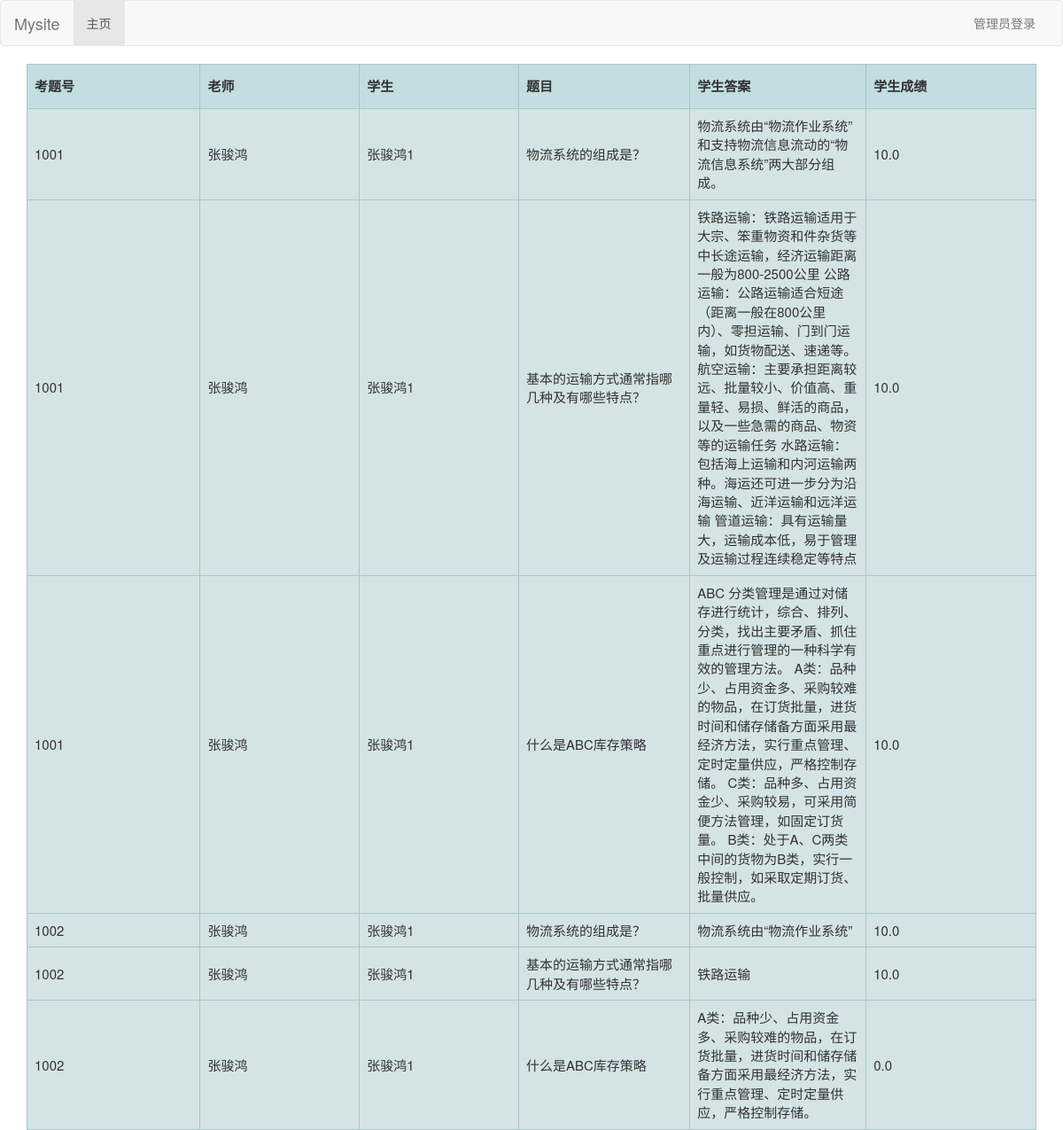
Screenshot of /table/ with the database file from the repository.
### word/models.py (models this page shows, shortened)
class Teacher(models.Model):
    text_order = models.IntegerField()
    name = models.CharField(max_length=128)
    number = models.IntegerField()
    text = models.CharField(max_length=1000)
    answer = models.CharField(max_length=1000)
    keyword = models.CharField(max_length=1000)
    test_number = models.IntegerField()
    num = models.IntegerField()
    subject = models.CharField(max_length=128)
    class Meta1:
        ordering = ["name"]
        verbose_name = "教师"
        verbose_name_plural = "教师"

class Student(models.Model):
    name = models.CharField(max_length=128)
    answer = models.CharField(max_length=1000)
    text_order = models.IntegerField()
    test_number = models.IntegerField()
    grade = models.FloatField()
    num = models.IntegerField()
    class Meta2:
        ordering = ["name", "text_order"]
        verbose_name = "学生"
        verbose_name_plural = "学生"

### word/views.py (the view)
# urls.py: path('table/', views.table),
def table(request):
    if request.method == 'GET':
        test_number = []
        teacher_text = []
        teacher_name = []
        student_name = []
        student_answer = []
        student_grade = []
        word_test = []
        teacher_count = models.TeacherUser.objects.values_list('Teacher_number').count()
        teacher_all = models.TeacherUser.objects.values_list('Teacher_number', flat=True)
        student_count = models.User.objects.all().values_list('name').count()
        student_all = models.User.objects.values_list('name', flat=True)
        for i in range(teacher_count):
            teacher_number = teacher_all[i]
            teacher_words = models.Teacher.objects.filter(number=teacher_number)
            for y in range(student_count):
                student_test = student_all[y]
                student_words = models.Student.objects.filter(name=student_test)
                word_count = models.Student.objects.filter(name=student_test).count()
                for x in range(word_count):
                    word_test.append(student_words[x].test_number)
                    teacher_text.append(teacher_words[x].text)
                    teacher_name.append(teacher_words[x].name)
                    student_name.append(student_words[x].name)
                    student_answer.append(student_words[x].answer)
                    student_grade.append(student_words[x].grade)
        result_all = zip(word_test, teacher_name, student_name, teacher_text, student_answer, student_grade)
        return render(request, 'table.html', locals())
    return render(request, 'table.html', locals())

### templates/table.html (shortened to what this page needs)
{% extends 'test_admin.html' %}
{% load staticfiles %}
{% block css %} <link href="{% static 'css/table.css' %}" rel="stylesheet"/> {% endblock %}
{% block content %}
    <div class="container">
          <table class="hovertable">
            <tr>
                <th>考题号</th><th>老师</th><th>学生</th><th>题目</th><th>学生答案</th><th>学生成绩</th>
            </tr>
              {% for word_test,teacher_name,student_name,teacher_text,student_answer,student_grade in result_all %}
                  <tr onmouseover="this.style.backgroundColor='#ffff66';" onmouseout="this.style.backgroundColor='#d4e3e5';">
                      <td>{{ word_test }}</td>
                      <td>{{ teacher_name }}</td>
                      <td>{{ student_name }}</td>
                      <td>{{ teacher_text }}</td>
                      <td>{{ student_answer }}</td>
                      <td>{{ student_grade }}</td>
                  </tr>
              {% endfor %}
        </table>
    </div>
{% endblock %}

### templates/test_admin.html (shortened to what this page needs)
{% load staticfiles %}
<!DOCTYPE html>
<html lang="zh-CN">
  <head>
    <link href="{% static 'bootstrap-3.3.7-dist/css/bootstrap.min.css' %}" rel="stylesheet">
    {% block css %}{% endblock %}
  </head>
  <body>
    <nav class="navbar navbar-default">
      <div class="container-fluid">
        <div class="navbar-header">
          <a class="navbar-brand" href="#">Mysite</a>
        </div>
        <div class="collapse navbar-collapse" id="my-nav">
          <ul class="nav navbar-nav">
            <li class="active"><a href="#">主页</a></li>
          </ul>
          <ul class="nav navbar-nav navbar-right">
            {% if request.session.is_login %}
                <li><a href="#">当前在线：{{ request.session.user_name }}</a></li>
                <li><a href="/admin_logout/">登出</a></li>
             {% else %}
                <li><a href="/admin_login/">管理员登录</a></li>
            {% endif %}
          </ul>
        </div>
      </div>
    </nav>
    {% block content %}{% endblock %}
  </body>
</html>

### static/css/table.css (style rules this page uses)
table.hovertable { font-size:15px; color:#333333; border-width: 1px; border-color: #999999; border-collapse: collapse; }
table.hovertable th { background-color:#c3dde0; border-width: 1px; height: 50px; width: 1000px; padding: 8px; border-style: solid; border-color: #a9c6c9; }
table.hovertable tr { background-color:#d4e3e5; width: 1000px; }
table.hovertable td { border-width: 1px; width: 1000px; padding: 8px; border-style: solid; border-color: #a9c6c9; }

### rows the page displays
Teacher: result_all "张骏鸿", result_all "物流系统的组成是？"
Student: result_all "张骏鸿1", result_all "物流系统由“物流作业系统”和支持物流信息流动的“物流信息系统”两大部分组成。", result_all "10.0"
Teacher: result_all "张骏鸿", result_all "基本的运输方式通常指哪几种及有哪些特点？"
Student: result_all "张骏鸿1", result_all "铁路运输：铁路运输适用于大宗、笨重物资和件杂货等中长途运输，经济运输距离一般为800-2500公里 公路运输：公路运输适合短途（距离一般在800公里内）、零担运输、门到门运输，如货物配送、速递等。 航空运输：主要承担距离较远、批量较小、价值高、重量轻、易损、鲜活的商品，以及一些急需的商品、物资等的运输任务 水路运输：包括海上运输和内河运输两种。海运还可进一步分为沿海运输、近洋运输和远洋运输 管道运输：具有运输量大，运输成本低，易于管理及运输过程连续稳定等特点", result_all "10.0"
Teacher: result_all "张骏鸿", result_all "什么是ABC库存策略"
Student: result_all "张骏鸿1", result_all "ABC 分类管理是通过对储存进行统计，综合、排列、分类，找出主要矛盾、抓住重点进行管理的一种科学有效的管理方法。 A类：品种少、占用资金多、采购较难的物品，在订货批量，进货时间和储存储备方面采用最经济方法，实行重点管理、定时定量供应，严格控制存储。 C类：品种多、占用资金少、采购较易，可采用简便方法管理，如固定订货量。 B类：处于A、C两类中间的货物为B类，实行一般控制，如采取定期订货、批量供应。", result_all "10.0"
Teacher: result_all "张骏鸿", result_all "物流系统的组成是？"
Student: result_all "张骏鸿1", result_all "物流系统由“物流作业系统”", result_all "10.0"
Teacher: result_all "张骏鸿", result_all "基本的运输方式通常指哪几种及有哪些特点？"
Student: result_all "张骏鸿1", result_all "铁路运输", result_all "10.0"
Teacher: result_all "张骏鸿", result_all "什么是ABC库存策略"
Student: result_all "张骏鸿1", result_all "A类：品种少、占用资金多、采购较难的物品，在订货批量，进货时间和储存储备方面采用最经济方法，实行重点管理、定时定量供应，严格控制存储。", result_all "0.0"

### other values shown
{{ word_test }} "1001" "1001" "1001" "1002" "1002" "1002"
